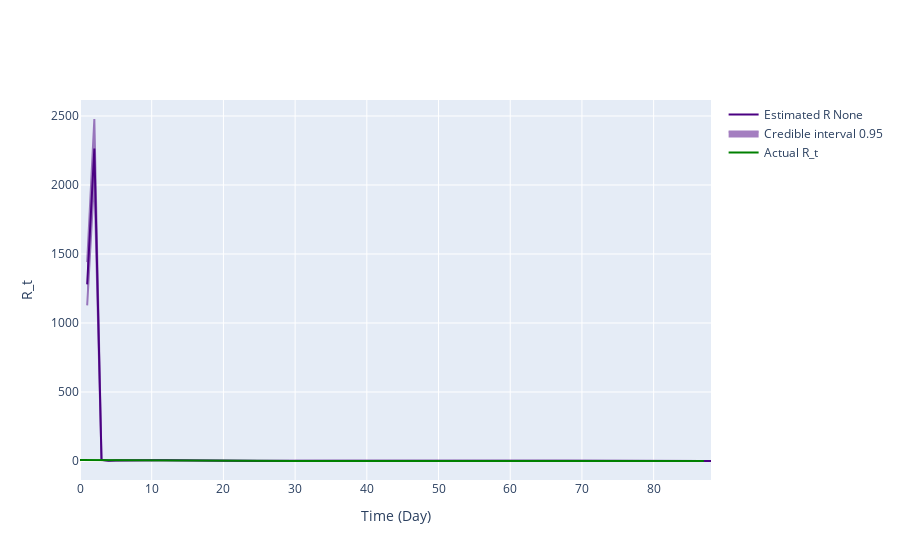

Notebook code for this chart:
### Code cell
inference = branchpro.BranchProPosterior(
    inc_data=inc_data_r02,
    daily_serial_interval=generation_time_r02_mf,
    alpha=prior_a,
    beta=prior_b)

inference.run_inference(tau=tau)
intervals = inference.get_intervals(central_prob=.95)


# Append zeros to the generation time to match the length of the true_rt vector
generation_time_mf = np.pad(generation_time_r02_mf, 
                            (0, len(true_rt_r02) - len(generation_time_r02_mf)), 'constant')

fig = plot_rt_fig(intervals, true_rt_r1[2:-1], generation_time_mf, end_time_point)
pio.write_image(fig.figure, 'kg_inference_plots/predicted_vs_true_rt_r02_optimal_mf.png')
fig.show_figure()

### Figure 1 — Plotly figure (JSON) as saved in the notebook; plotly's stock layout.template omitted (floating-point values rounded to 4 significant figures; data arrays with more than 128 entries replaced by an {"elided": "..."} marker saying what was removed)
{"data": [{"line": {"color": "indigo"}, "mode": "lines", "name": "Estimated R None", "type": "scatter", "x": [1, 2, 3, 4, 5, 6, 7, 8, 9, 10, 11, 12, 13, 14, 15, 16, 17, 18, 19, 20, 21, 22, 23, 24, 25, 26, 27, 28, 29, 30, 31, 32, 33, 34, 35, 36, 37, 38, 39, 40, 41, 42, 43, 44, 45, 46, 47, 48, 49, 50, 51, 52, 53, 54, 55, 56, 57, 58, 59, 60, 61, 62, 63, 64, 65, 66, 67, 68, 69, 70, 71, 72, 73, 74, 75, 76, 77, 78, 79, 80, 81, 82, 83, 84, 85, 86, 87, 88], "y": [1280.0, 2265.0, 7.462, 2.125, 4.497, 5.333, 6.592, 6.714, 6.223, 5.652, 5.087, 4.769, 4.024, 3.421, 2.856, 2.32, 1.842, 1.438, 1.125, 0.9268, 0.8074, 0.7305, 0.7181, 0.731, 0.7601, 0.8109, 0.9105, 0.9663, 0.9568, 0.9048, 0.8257, 0.7746, 0.7379, 0.7507, 0.728, 0.7536, 0.8214, 0.9075, 0.9797, 1.035, 1.005, 0.9284, 0.8521, 0.773, 0.683, 0.5889, 0.5011, 0.4206, 0.3849, 0.391, 0.4395, 0.6232, 0.8009, 1.029, 1.198, 1.194, 1.171, 1.126, 1.103, 1.193, 1.3, 1.476, 1.522, 1.497, 1.629, 1.583, 1.573, 1.406, 1.181, 0.9653, 0.832, 0.7055, 0.6407, 0.6601, 0.6858, 0.6787, 0.7039, 0.6613, 0.5949, 0.5697, 0.5053, 0.4449, 0.4071, 0.3865, 0.3998, 0.341, 0.3397, 0.3224]}, {"fill": "toself", "fillcolor": "indigo", "line": {"color": "indigo"}, "mode": "lines", "name": "Credible interval 0.95", "opacity": 0.5, "showlegend": true, "type": "scatter", "x": {"elided": "176 int values"}, "y": {"elided": "176 float values"}}, {"line": {"color": "green"}, "mode": "lines", "name": "Actual R_t", "type": "scatter", "x": [0, 1, 2, 3, 4, 5, 6, 7, 8, 9, 10, 11, 12, 13, 14, 15, 16, 17, 18, 19, 20, 21, 22, 23, 24, 25, 26, 27, 28, 29, 30, 31, 32, 33, 34, 35, 36, 37, 38, 39, 40, 41, 42, 43, 44, 45, 46, 47, 48, 49, 50, 51, 52, 53, 54, 55, 56, 57, 58, 59, 60, 61, 62, 63, 64, 65, 66, 67, 68, 69, 70, 71, 72, 73, 74, 75, 76, 77, 78, 79, 80, 81, 82, 83, 84, 85, 86, 87, 88, 89, 90], "y": [7.138, 6.487, 8.313, 9.921, 8.645, 8.647, 8.004, 7.646, 7.26, 6.421, 5.615, 5.091, 4.63, 4.012, 3.375, 2.854, 2.315, 1.887, 1.491, 1.165, 0.9397, 0.7551, 0.696, 0.627, 0.5485, 0.5047, 0.4331, 0.3598, 0.2974, 0.2349, 0.2083, 0.1818, 0.1418, 0.1311, 0.1296, 0.121, 0.1027, 0.0902, 0.1179, 0.08353, 0.1293, 0.0559, 0.1117, 0.09615, 0.01802, 0.1087, 0.05797, 0.12, 0.07895, 0.0, 0.0, 0.05263, 0.0, 0.0, 0.0, 0.0, 0.0, 0.0, 0.0, 0.0, 0.0, 0.5, 1.0, 0.0, 0.0, 0.0, 0.0, 0.0, 0.0, 0.0, 0.0, 0.0, 0.0, 0.0, 0.0, 0.0, 0.0, 0.0, 0.0, 0.0, 0.0, 0.0, 0.0, 0.0, 0.0, 0.0, 0.0, 0.0]}], "layout": {"hovermode": "x unified", "xaxis": {"title": {"text": "Time (Day)"}}, "yaxis": {"title": {"text": "R_t"}}}}
